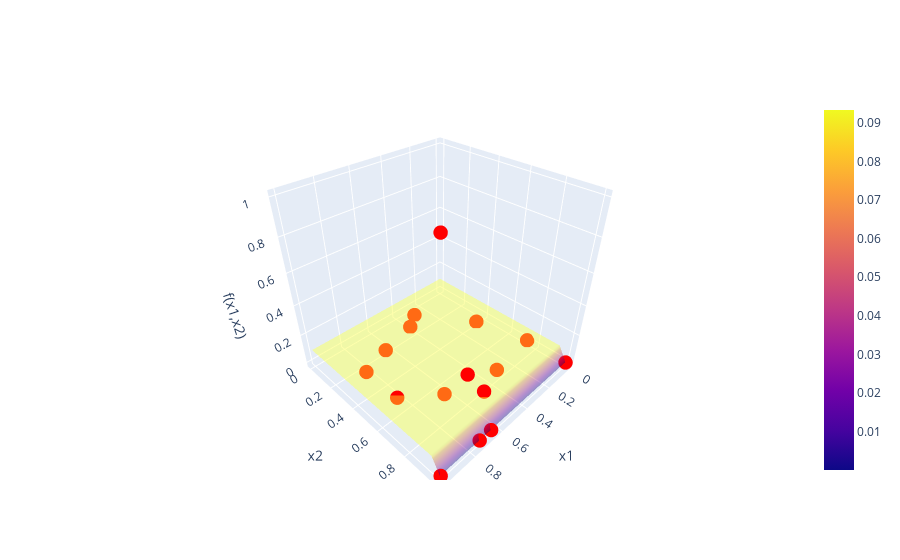
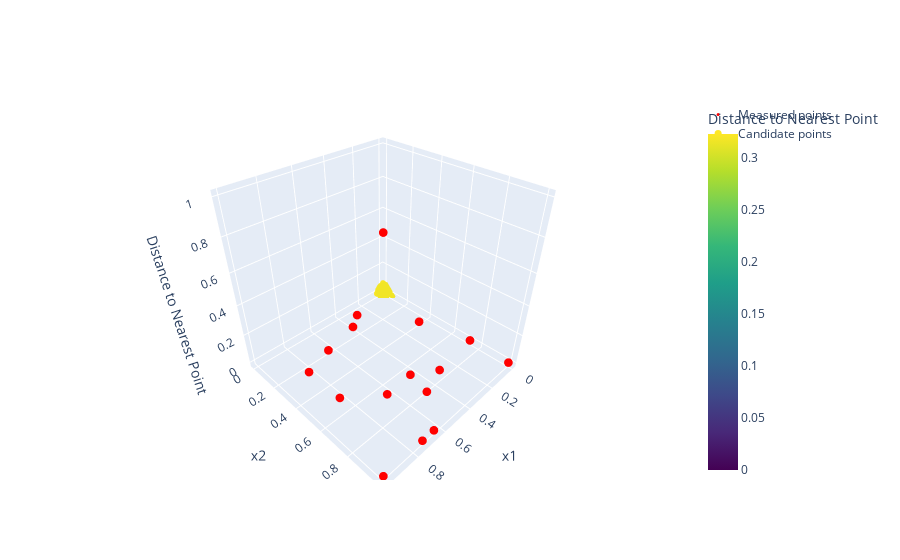
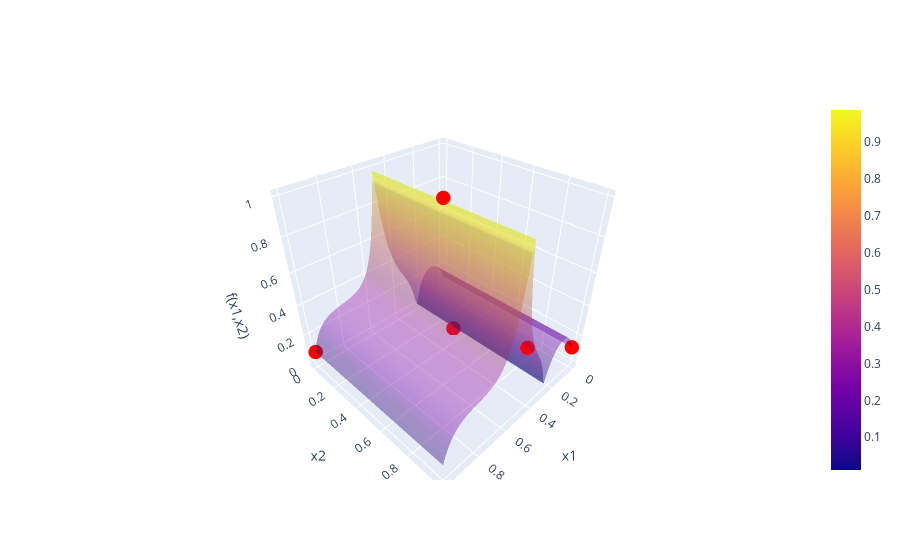

These figures' notebook cell, in order:
### Markdown cell above
# Function 01
Week 6 notes
- global model kept flattening out
- hacked a local model (needs cleanup, especially around handling of scaling)
- set beta = 0
- set grid to 100 - needs optimizer
- need to plot local model in original coordinates, not transformed coordinates

### Code cell
#pd.set_option('display.float_format', '{:.2g}'.format)
#pd.reset_option('display.float_format')
pd.set_option("display.precision",3)

f1 = BBfcn(1)
print("BEFORE DATA TRANSFORMATION")
print("---")
print(f1)
f1.plot_feature_correlations()

print("AFTER DATA TRANSFORMATION")
print("---")
# Customer strategy for f1() to remove negative values and take log of y
class f1_scale_and_outliers(Transformation):    
    def apply(self,data):
        self.substitute_val_for_small_values = 1e-50
        data.loc[data["y"]<1e-70,"y"] = self.substitute_val_for_small_values
        data["y"] = np.log10(data["y"])
        scaler = MinMaxScaler(feature_range=(0, 1))
        data["y"] = scaler.fit_transform(data[["y"]])
        #data.drop(data.tail(4).index, inplace=True)


tr = f1_scale_and_outliers()
f1.transform(tr)
print(f1)
f1.plot_feature_correlations()
f1.plot_correlations_with_cross_terms()
#kernel = C(1, (1e-5, 10)) * Matern(length_scale=1, nu=2.5) + WhiteKernel(noise_level=0.01)
kernel = C(10, (0.001, 10)) * Matern(length_scale=[0.05,0.05],nu=0.1) + WhiteKernel(noise_level=0.0)
f1.nextPointBayesianOptim(kernel,numgrid=20,acqFcn="UCB",beta=0.5)
f1.FPS()

# hack to try creating a trust region around the current max
f1_trust = BBfcn(1) # we should not need to re-load the data, but for now do so to reset to original data
class f1_trust_region(Transformation):
    def apply(self,data):
        # keep only points within 0.2 of the current max in each dimension
        row_of_max = data["y"].idxmax()
        max_point = data.iloc[row_of_max,:-1].to_numpy()
        for i, col in enumerate(data.columns[:-1]):
            lower_bound = max(0.0, max_point[i] - 0.2)
            upper_bound = min(1.0, max_point[i] + 0.2)
            data.drop(data[(data[col] < lower_bound) | (data[col] > upper_bound)].index, inplace=True)

        self.substitute_val_for_small_values = 1e-50
        data.loc[data["y"]<1e-70,"y"] = self.substitute_val_for_small_values
        data["y"] = np.log10(data["y"])
        scalerY = MinMaxScaler(feature_range=(0, 1))
        data["y"] = scalerY.fit_transform(data[["y"]])
        scalerX1 = MinMaxScaler(feature_range=(0, 1))
        data["x1"] = scalerX1.fit_transform(data[["x1"]])
        scalerX2 = MinMaxScaler(feature_range=(0, 1))
        data["x2"] = scalerX2.fit_transform(data[["x2"]])
        self.scalers = [scalerX1, scalerX2, scalerY]

tr_trust = f1_trust_region()
f1_trust.transform(tr_trust)
print("TRUST REGION AROUND CURRENT MAX")
print("---")
print(f1_trust)
kernel = C(1, (0.00001, 10)) * Matern(length_scale=[0.5,0.5],nu=0.5) + WhiteKernel(noise_level=0.0)
X_next = f1_trust.nextPointBayesianOptim(kernel,numgrid=100,acqFcn="UCB",beta=0.5)
# need to inverse transform X_next to original scale
x1_orig = tr_trust.scalers[0].inverse_transform(X_next[0].reshape(1,-1))
x2_orig = tr_trust.scalers[1].inverse_transform(X_next[1].reshape(1,-1))
print("Next acquisition point in original scale:", (x1_orig, x2_orig))
format_query(np.array([[x1_orig, x2_orig]]))

### Figure 1 — Plotly figure (JSON) as saved in the notebook; plotly's stock layout.template omitted (floating-point values rounded to 4 significant figures; data arrays with more than 128 entries replaced by an {"elided": "..."} marker saying what was removed)
{"data": [{"opacity": 0.4, "type": "surface", "x": {"elided": "20x20 float values"}, "y": {"elided": "20x20 float values"}, "z": {"elided": "20x20 float values"}}, {"marker": {"color": "red", "size": 5}, "mode": "markers", "name": "Measured points", "type": "scatter3d", "x": [0.3194, 0.5743, 0.731, 0.8404, 0.6501, 0.4104, 0.3127, 0.6834, 0.08251, 0.8839, 0.9973, 0.6531, 0.0, 0.0, 0.6531, 0.7368], "y": [0.763, 0.8799, 0.733, 0.2647, 0.6815, 0.1476, 0.07872, 0.8611, 0.4035, 0.5823, 1.0, 0.2041, 1.0, 0.7347, 1.0, 1.0], "z": [0.0, 0.1151, 1.0, 0.0, 0.0, 0.0, 0.0, 0.2982, 0.0, 0.0801, 0.0, 0.0, 0.0, 0.0, 0.0, 0.0]}], "layout": {"scene": {"xaxis": {"title": {"text": "x1"}}, "yaxis": {"title": {"text": "x2"}}, "zaxis": {"title": {"text": "f(x1,x2)"}}}}}

### Figure 2 — Plotly figure (JSON) as saved in the notebook; plotly's stock layout.template omitted (floating-point values rounded to 4 significant figures; data arrays with more than 128 entries replaced by an {"elided": "..."} marker saying what was removed)
{"data": [{"marker": {"color": "red", "size": 3}, "mode": "markers", "name": "Measured points", "type": "scatter3d", "x": [0.3194, 0.5743, 0.731, 0.8404, 0.6501, 0.4104, 0.3127, 0.6834, 0.08251, 0.8839, 0.9973, 0.6531, 0.0, 0.0, 0.6531, 0.7368], "y": [0.763, 0.8799, 0.733, 0.2647, 0.6815, 0.1476, 0.07872, 0.8611, 0.4035, 0.5823, 1.0, 0.2041, 1.0, 0.7347, 1.0, 1.0], "z": [0.0, 0.1151, 1.0, 0.0, 0.0, 0.0, 0.0, 0.2982, 0.0, 0.0801, 0.0, 0.0, 0.0, 0.0, 0.0, 0.0]}, {"marker": {"color": {"elided": "10000 float values"}, "colorbar": {"title": {"text": "Distance to Nearest Point"}}, "colorscale": [[0, "#440154"], [0.1111, "#482878"], [0.2222, "#3e4989"], [0.3333, "#31688e"], [0.4444, "#26828e"], [0.5556, "#1f9e89"], [0.6667, "#35b779"], [0.7778, "#6ece58"], [0.8889, "#b5de2b"], [1, "#fde725"]], "size": 7}, "mode": "markers", "name": "Candidate points", "type": "scatter3d", "x": [0.0, 0.0, 0.0, 0.0], "y": [0.0, 0.0101, 0.0202, 0.0303], "z": [0.0, 0.0, 0.0, 0.0]}], "layout": {"scene": {"xaxis": {"title": {"text": "x1"}}, "yaxis": {"title": {"text": "x2"}}, "zaxis": {"title": {"text": "Distance to Nearest Point"}}}}}

### Figure 3 — Plotly figure (JSON) as saved in the notebook; plotly's stock layout.template omitted (floating-point values rounded to 4 significant figures; data arrays with more than 128 entries replaced by an {"elided": "..."} marker saying what was removed)
{"data": [{"opacity": 0.4, "type": "surface", "x": {"elided": "100x100 float values"}, "y": {"elided": "100x100 float values"}, "z": {"elided": "100x100 float values"}}, {"marker": {"color": "red", "size": 5}, "mode": "markers", "name": "Measured points", "type": "scatter3d", "x": [0.0, 0.5062, 0.2448, 0.3524, 1.0], "y": [1.0, 0.5065, 0.3335, 0.9367, 0.0], "z": [0.1151, 1.0, 0.0, 0.2982, 0.0801]}], "layout": {"scene": {"xaxis": {"title": {"text": "x1"}}, "yaxis": {"title": {"text": "x2"}}, "zaxis": {"title": {"text": "f(x1,x2)"}}}}}
